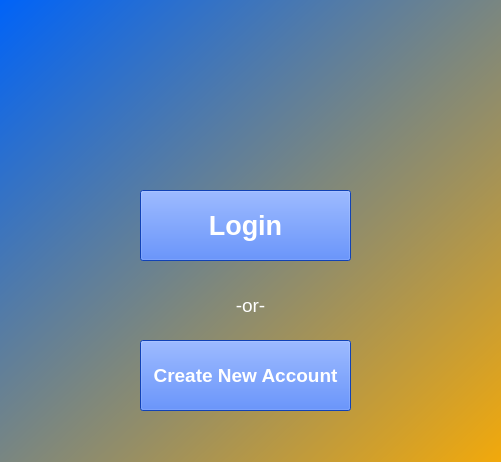
<?xml version="1.0" encoding="UTF-8"?>
<ui version="4.0">
 <class>SelectionWindow</class>
 <widget class="QMainWindow" name="SelectionWindow">
  <property name="geometry">
   <rect>
    <x>0</x>
    <y>0</y>
    <width>501</width>
    <height>462</height>
   </rect>
  </property>
  <property name="windowTitle">
   <string>Select action:</string>
  </property>
  <property name="styleSheet">
   <string notr="true">background-color: qlineargradient(spread:pad, x1:0, y1:0, x2:1, y2:1, stop:0 rgba(0, 99, 248, 255), stop:1 rgba(242, 169, 11, 255));</string>
  </property>
  <widget class="QWidget" name="centralwidget">
   <widget class="QPushButton" name="login_btn">
    <property name="geometry">
     <rect>
      <x>140</x>
      <y>190</y>
      <width>211</width>
      <height>71</height>
     </rect>
    </property>
    <property name="font">
     <font>
      <pointsize>20</pointsize>
      <weight>75</weight>
      <bold>true</bold>
     </font>
    </property>
    <property name="styleSheet">
     <string notr="true">color: rgb(255, 255, 255);
background-color: rgb(24, 93, 255);</string>
    </property>
    <property name="text">
     <string>Login</string>
    </property>
   </widget>
   <widget class="QLabel" name="label">
    <property name="geometry">
     <rect>
      <x>220</x>
      <y>290</y>
      <width>61</width>
      <height>31</height>
     </rect>
    </property>
    <property name="font">
     <font>
      <pointsize>14</pointsize>
     </font>
    </property>
    <property name="styleSheet">
     <string notr="true">background-color: qlineargradient(spread:pad, x1:0, y1:0, x2:1, y2:1, stop:0 rgba(0, 0, 0, 0), stop:1 rgba(0, 0, 0, 0));
color: rgb(255, 255, 255);</string>
    </property>
    <property name="text">
     <string>-or-</string>
    </property>
    <property name="alignment">
     <set>Qt::AlignCenter</set>
    </property>
   </widget>
   <widget class="QPushButton" name="register_btn">
    <property name="geometry">
     <rect>
      <x>140</x>
      <y>340</y>
      <width>211</width>
      <height>71</height>
     </rect>
    </property>
    <property name="font">
     <font>
      <pointsize>14</pointsize>
      <weight>75</weight>
      <bold>true</bold>
     </font>
    </property>
    <property name="styleSheet">
     <string notr="true">color: rgb(255, 255, 255);
background-color: rgb(24, 93, 255);</string>
    </property>
    <property name="text">
     <string>Create New Account</string>
    </property>
   </widget>
   <widget class="QLabel" name="label_4">
    <property name="geometry">
     <rect>
      <x>120</x>
      <y>30</y>
      <width>261</width>
      <height>131</height>
     </rect>
    </property>
    <property name="styleSheet">
     <string notr="true">background-color: qlineargradient(spread:pad, x1:0, y1:0, x2:1, y2:1, stop:0 rgba(0, 0, 0, 0), stop:1 rgba(0, 0, 0, 0));</string>
    </property>
    <property name="text">
     <string>&lt;html&gt;&lt;head/&gt;&lt;body&gt;&lt;p&gt;&lt;img src=&quot;ui/res/xxsmallABDnobg.png&quot;/&gt;&lt;/p&gt;&lt;/body&gt;&lt;/html&gt;</string>
    </property>
   </widget>
  </widget>
 </widget>
 <resources/>
 <connections/>
</ui>
